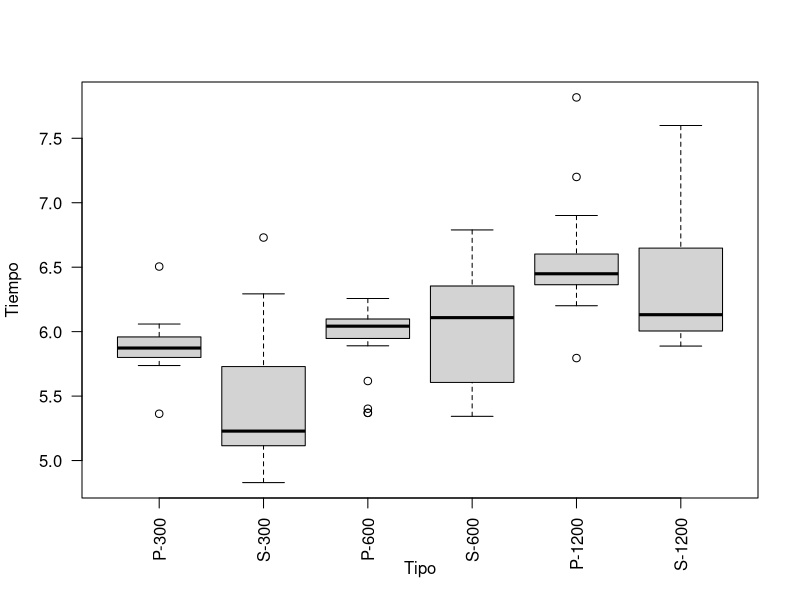
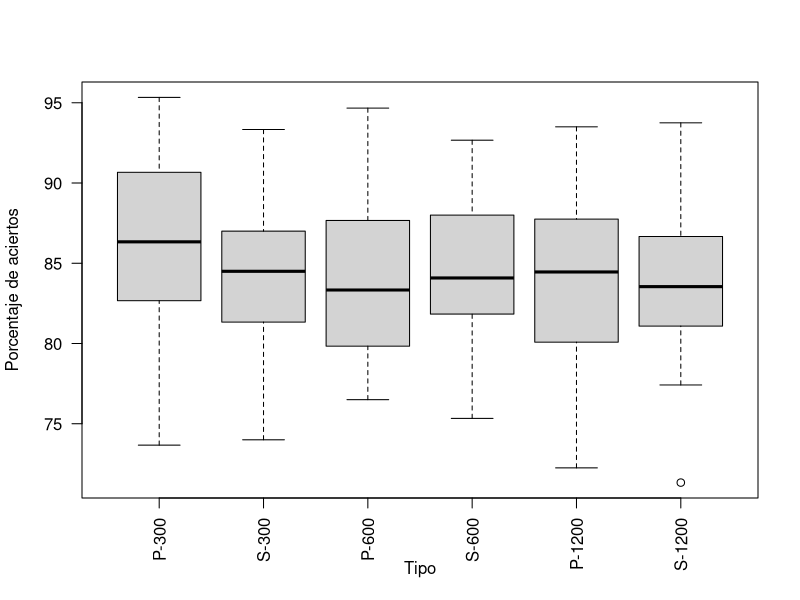
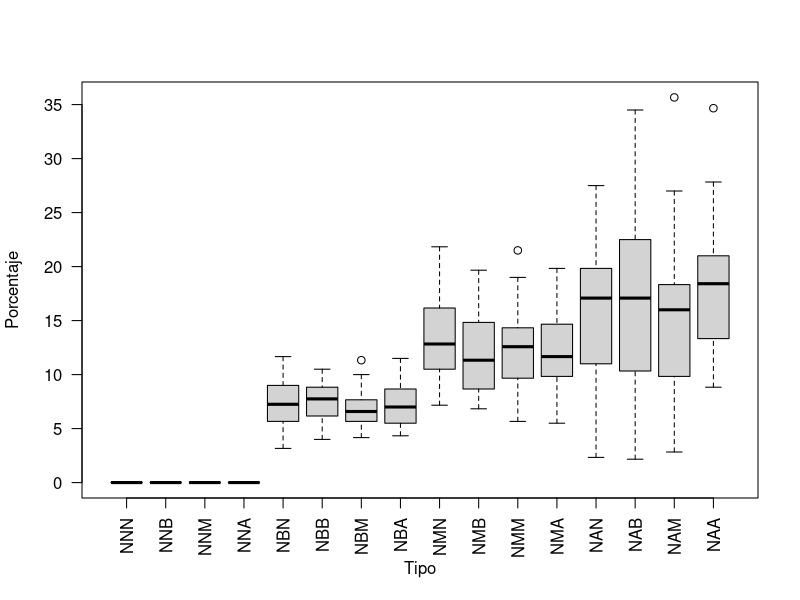
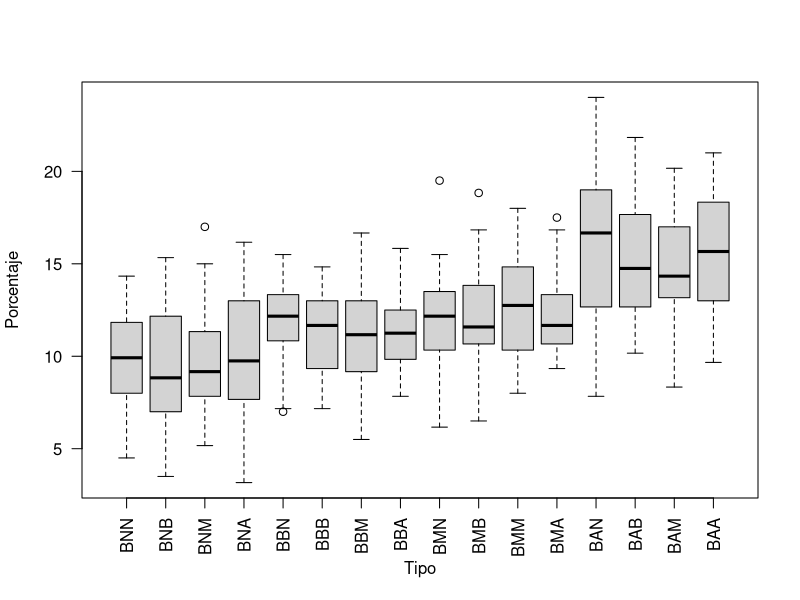
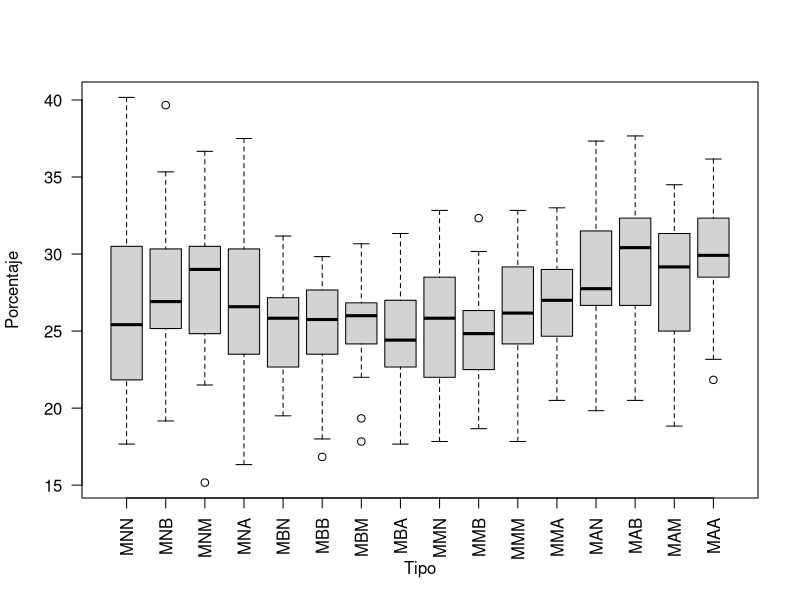
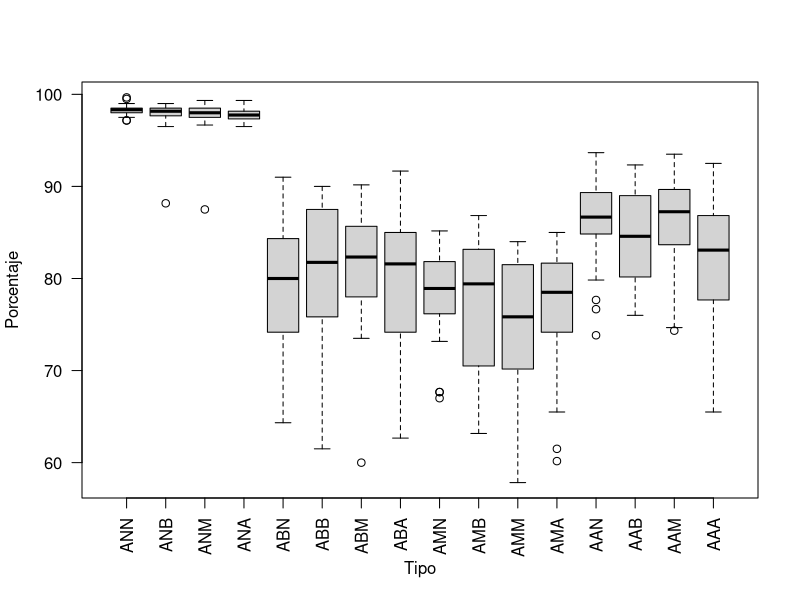
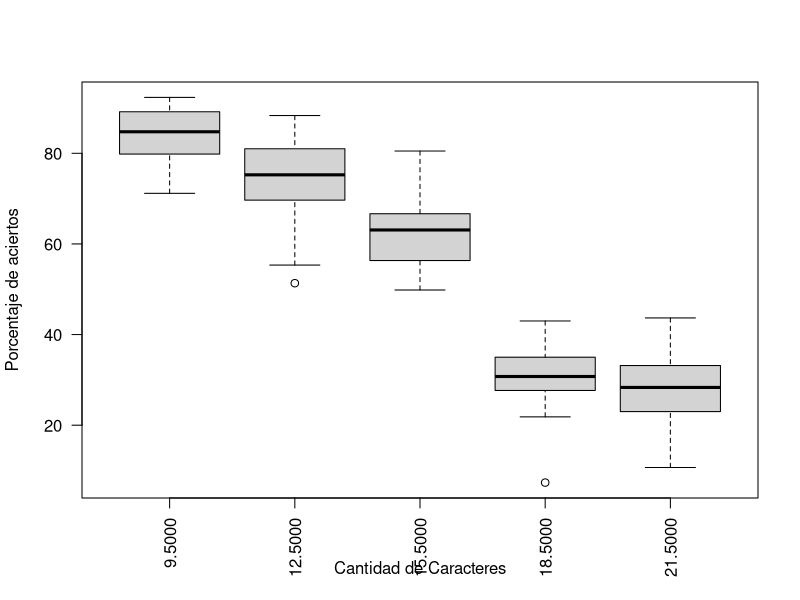

These figures' R source, in order:
datap=read.csv("datos_Paralelo_T12_1.csv", stringsAsFactors=F)
datas=read.csv("datos_Secuencial_T12_1.csv", stringsAsFactors=F)
datap$X=NULL
datas$X=NULL
datas=cbind("Secuencial", datas)
datap=cbind("Paralelo", datap)
colnames(datap)=c('Y','R','M','T','P')
colnames(datas)=c('Y','R','M','T','P')
results = rbind(datap,datas)

png(paste("bxplt_Tiempo_TipoM.png",sep=""),width=960, height=480)
boxplot(results$T ~ results$Y+as.factor(results$M), xlab='Tipo', ylab="Tiempo", las=2, names=c('P-300','S-300','P-600','S-600','P-1200','S-1200'))
graphics.off()
png(paste("bxplt_P_TipoM.png",sep=""),width=960, height=480)
boxplot(results$P ~ results$Y+as.factor(results$M), xlab='Tipo', ylab="Porcentaje de aciertos", las=2, names=c('P-300','S-300','P-600','S-600','P-1200','S-1200'))
graphics.off()


datae1=read.csv("datos_Paralelo_T12_E1.csv", stringsAsFactors=F)
datae1$X=NULL
colnames(datae1)=c('R','M','PN','PG','PB','T','P')
result = datae1[datae1$PN==0,]
png(paste("bxplt_P_PSN.png",sep=""),width=960, height=480)
boxplot(P ~ as.factor(PN)+as.factor(PB)+as.factor(PG), las=2, data=result, names=c('NNN','NNB','NNM','NNA','NBN','NBB','NBM','NBA','NMN','NMB','NMM','NMA','NAN','NAB','NAM','NAA'), xlab='Tipo', ylab="Porcentaje")
graphics.off()
result = datae1[which(round(datae1$PN,digits=3)==0.333),]
png(paste("bxplt_P_PSB.png",sep=""),width=960, height=480)
boxplot(P ~ as.factor(PN)+as.factor(PB)+as.factor(PG), las=2, data=result, names=c('BNN','BNB','BNM','BNA','BBN','BBB','BBM','BBA','BMN','BMB','BMM','BMA','BAN','BAB','BAM','BAA'), xlab='Tipo', ylab="Porcentaje")
graphics.off()
result = datae1[which(round(datae1$PN,digits=3)==0.667),]
png(paste("bxplt_P_PSM.png",sep=""),width=960, height=480)
boxplot(P ~ as.factor(PN)+as.factor(PB)+as.factor(PG), las=2, data=result, names=c('MNN','MNB','MNM','MNA','MBN','MBB','MBM','MBA','MMN','MMB','MMM','MMA','MAN','MAB','MAM','MAA'), xlab='Tipo', ylab="Porcentaje")
graphics.off()
result = datae1[datae1$PN==1,]
png(paste("bxplt_P_PSA.png",sep=""),width=960, height=480)
boxplot(P ~ as.factor(PN)+as.factor(PB)+as.factor(PG), las=2, data=result, names=c('ANN','ANB','ANM','ANA','ABN','ABB','ABM','ABA','AMN','AMB','AMM','AMA','AAN','AAB','AAM','AAA'), xlab='Tipo', ylab="Porcentaje")
graphics.off()


datae2=read.csv("datos_Paralelo_T12_E2.csv", stringsAsFactors=F)
datae2$X=NULL
colnames(datae2)=c('R','M','E','T','P')
png(paste("bxplt_P_CHE5000.png",sep=""),width=960, height=480)
boxplot(datae2$P~datae2$M+datae2$E, xlab='Cantidad de Caracteres', ylab='Porcentaje de aciertos',las=2)
graphics.off()
